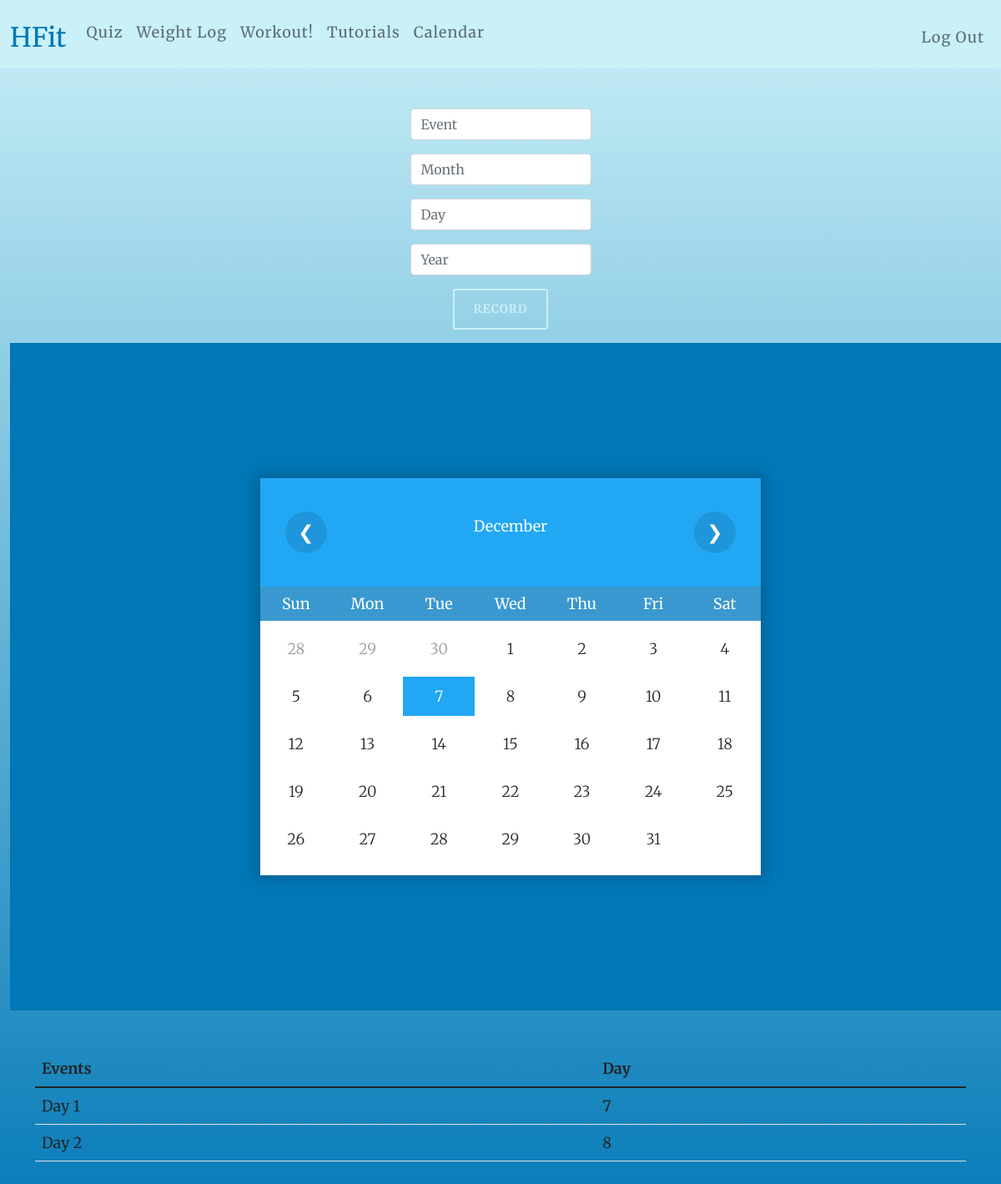
The page /calendar (signed in) on the database as committed earlier.
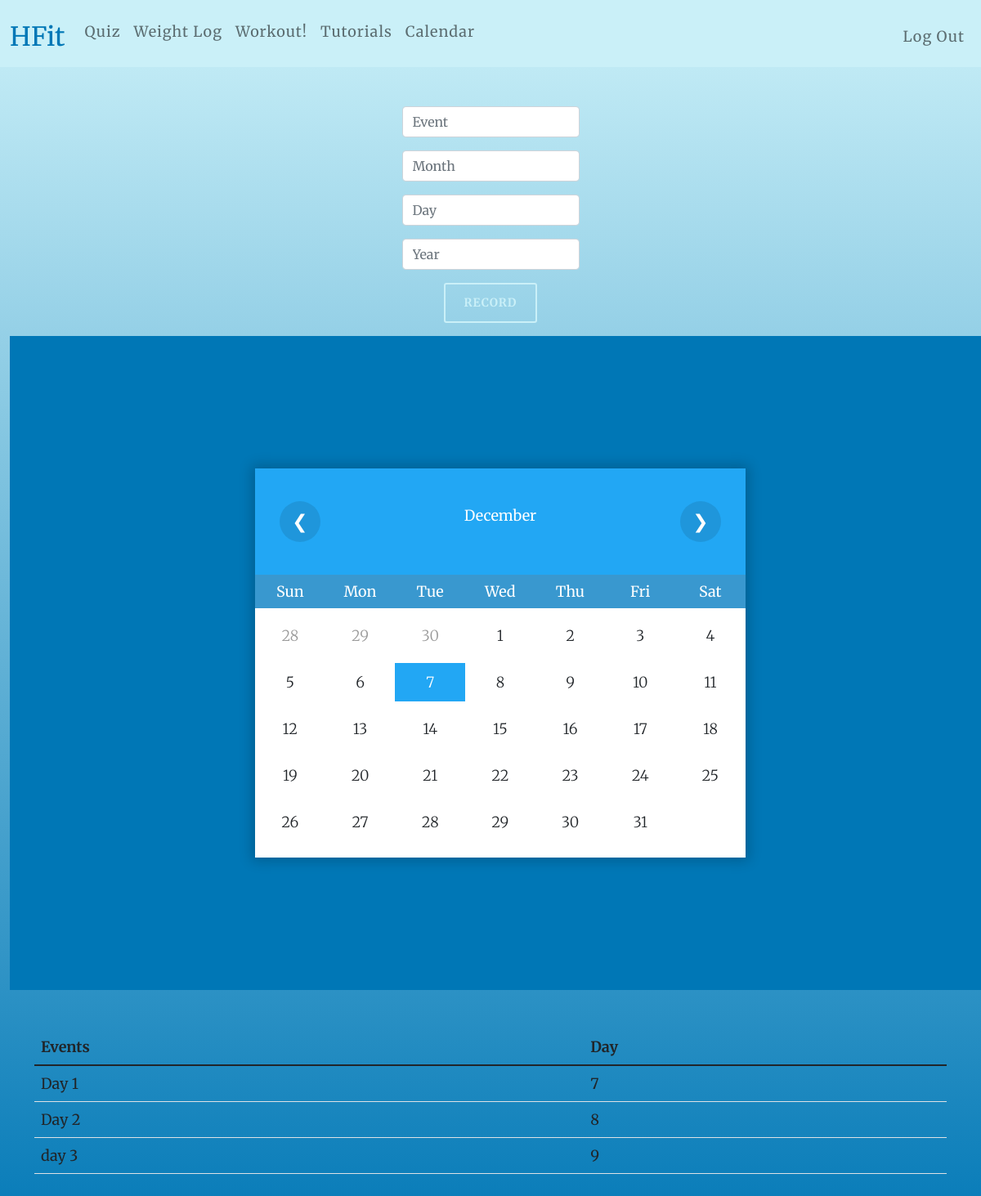
The same page on the database as committed later.
### tables this page shows
CREATE TABLE "calendar" (
	"id"	INTEGER NOT NULL UNIQUE,
	"event"	TEXT NOT NULL,
	"day"	INTEGER NOT NULL,
	"month"	INTEGER NOT NULL,
	"year"	INTEGER NOT NULL,
	"userId"	INTEGER NOT NULL,
	PRIMARY KEY("id" AUTOINCREMENT)
);

### app.py (the view, shortened to what this page needs)
@app.route("/calendar", methods=["GET", "POST"])
def calendar():
    user = db.execute("SELECT event, day, month, year FROM calendar WHERE userid =?", session['user_id'])
    month = datetime.now().month
    year = datetime.now().year
    return render_template("calendar.html", user=user, month=month, year=year)

### templates/calendar.html (shortened to what this page needs)
{% extends "homepage.html" %}
{% block main %}
<form action = "/calendar" method = "post">
    <div class="mb-3">
        <input class="form-control mx-auto w-auto" id="event" name="event" placeholder="Event" type="text">
    </div>
    <div class="mb-3">
        <input class="form-control mx-auto w-auto" id="month" name="month" placeholder="Month" type="number">
    </div>
    <div class="mb-3">
        <input class="form-control mx-auto w-auto" id="day" name="day" placeholder="Day" type="number">
    </div>
    <div class="mb-3">
        <input class="form-control mx-auto w-auto" id="year" name="year" placeholder="Year" type="number">
    </div>
    <div class="mb-3">
        <button  class="btn btn-primary btn-sm outline" name="record" value= "Record" type="submit">Record</button>
    </div>
</form>
    <body onload="renderDate()">
        <div class="wrapper">
            <div class="calendar">
                <div class="month">
                    <div class="prev" onclick="moveDate('prev')">
                        <span>&#10094;</span>
                    </div>
                    <p id="date_str"></p>
                    <div class="next" onclick="moveDate('next')">
                        <span>&#10095;</span>
                    </div>
                </div>
                <div class="weekdays">
                    <div>Sun</div>
                    <div>Mon</div>
                    <div>Tue</div>
                    <div>Wed</div>
                    <div>Thu</div>
                    <div>Fri</div>
                    <div>Sat</div>
                </div>
                <div class="days">
                </div>
            </div>
        </div>
    </body>
    <main class="container py-5 text-center">
        <table class = "table tablestriped">
            <thead>
                <tr>
                    <th class="text-start">Events</th>
                    <th class="text-start">Day</th>
                </tr>
            </thead>
            <tbody>
                {% for events in user %}
                    {% if events['month'] == month and events['year'] == year %}
                    <tr>
                        <td class="text-start">{{events['event']}}</td>
                        <td class="text-start">{{events['day']}}</td>
                    </tr>
                    {% endif%}
                {% endfor%}
            </tbody>
        </table>
    </main>
{% endblock %}

Rows that differ between the two databases and show on the page:
added calendar: event "day 3", day "9"
